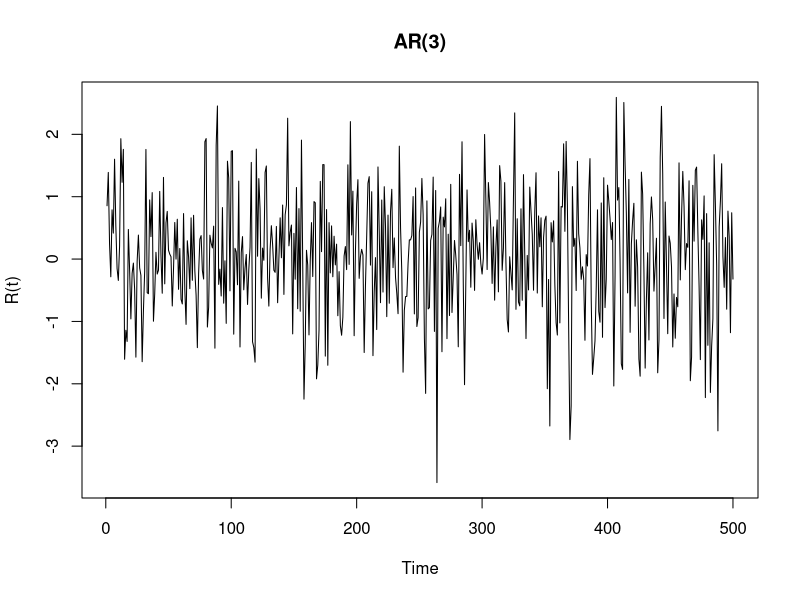
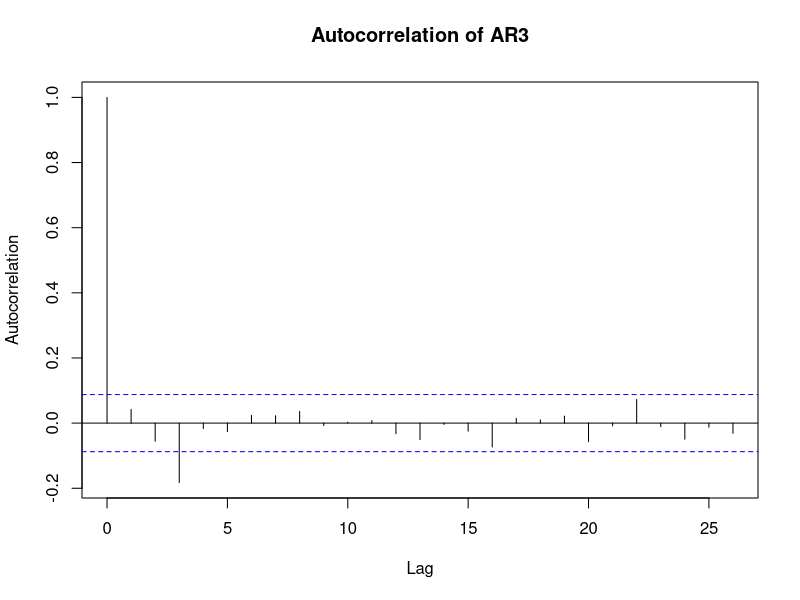
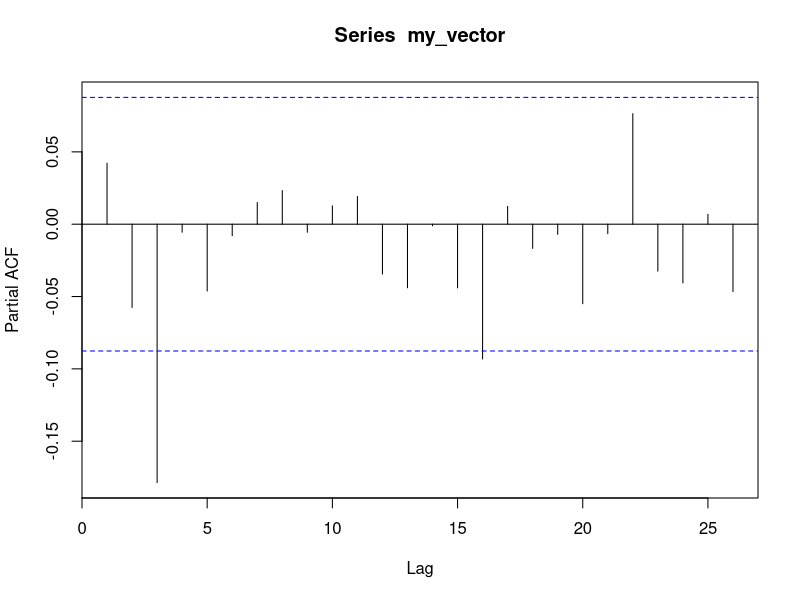
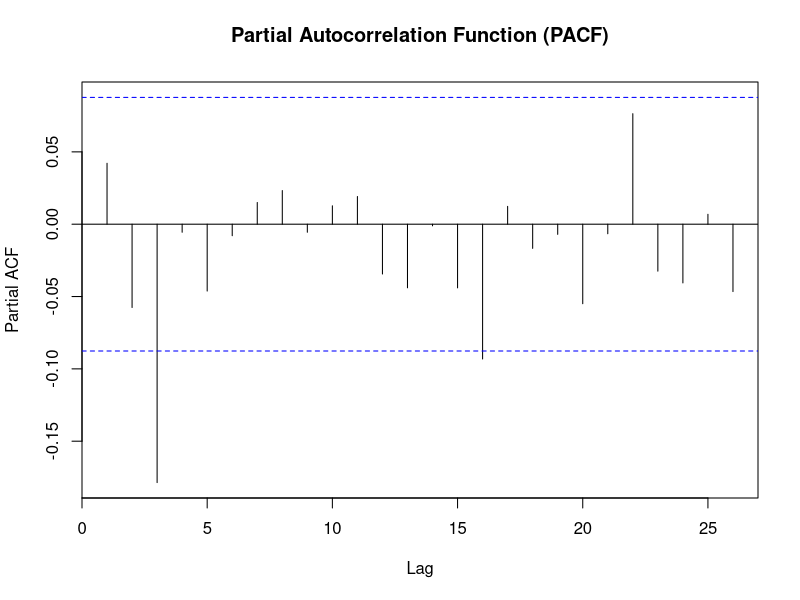
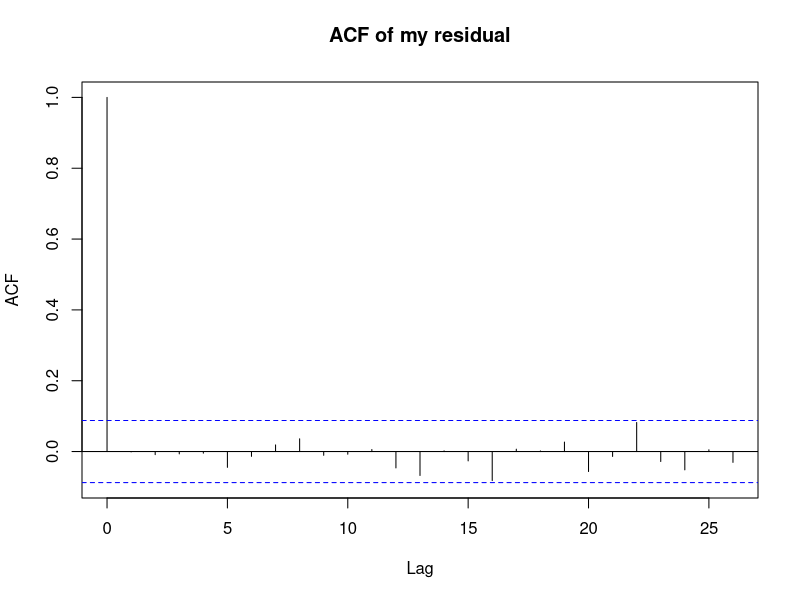

Write the R code that produced these figures, in order.
install.packages('zoo')
library(forecast)
library(zoo)
#1、
#Generate the first 500 data points from the following 
#AR(3).R(t)=0.01+0.1 R(t-1)-0.1 R(t-3)+ a(t)

n <- 500 

#下面是白噪声的构造
miu_a <- 0
sigma_a <- 1

#numeric()函数是R语言中的一个函数，用于创建一个指定长度的空数值型向量
my_vector <- numeric(n)

#然后构造3个初始data值
#由于有期望与方差，所以用rnorm()用于生成服从正态分布的随机数
my_vector[1:3] <- rnorm(3,mean = 0,sd = 1)
#再利用迭代公式计算剩余
for (i in 4:n) {
  my_vector[i] <- 0.01+0.1*my_vector[i-1]-0.1*my_vector[i-3]+rnorm(1,mean=0,sd=1)
}

plot(x=c(1:n),y=my_vector,main='AR(3)',type='l',xlab='Time',ylab='R(t)')

#2、
acf(my_vector,main = 'Autocorrelation of AR3',xlab='Lag',ylab='Autocorrelation')
#3、
pacf_result <- pacf(my_vector)

# 绘制PACF图
plot(pacf_result, main = "Partial Autocorrelation Function (PACF)")

# 根据PACF图确定阶数,以0.05为判别条件
order <- which(abs(pacf_result$acf) < 0.05)[1] - 1
cat("Estimated order of the autoregressive model:", order, "\n")

#4、Now we calculate AIC for the model
n <- 10
my_model <- ar(my_vector, aic = TRUE, order.max = n,order.method = "ols")
my_aic <- (my_model$aic)

for (i in 0:10){
  names(my_aic)[i+1] <- paste0('poly',i) 
}

print(my_aic)
cat(min(my_aic))
which.min(my_aic)
#所以返回的是三阶的AR3，索引为4
#美元符号（$）用于提取对象中的成员或属性。
#当对象是列表或数据框时，美元符号允许访问其中的特定列或变量。
cat('The best order is', which.min(my_aic)-1)
cat('The min AIC is', min(my_aic))

#5、
order <- 3

# 使用ar函数进行参数估计
my_ar_model <- ar(my_vector, method = "ols", order.max = order)
# 输出参数估计结果
print(my_ar_model)

#6、
my_residual <- residuals(my_ar_model)
class(my_residual)

my_residual <- na.fill(my_residual,fill=0)
print(my_residual)

acf_resid <- acf(my_residual,main='ACF of my residual')

Box.test(my_residual, type="Ljung-Box")
#根据输出，无法拒绝原假设，所以残差序列符合白噪声。